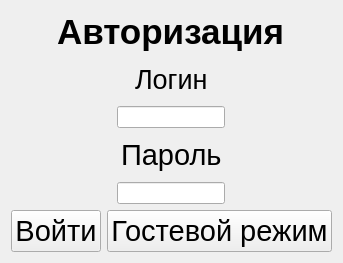
<?xml version="1.0" encoding="UTF-8"?>
<ui version="4.0">
 <class>Auth</class>
 <widget class="QWidget" name="Auth">
  <property name="geometry">
   <rect>
    <x>0</x>
    <y>0</y>
    <width>343</width>
    <height>263</height>
   </rect>
  </property>
  <property name="windowTitle">
   <string>Form</string>
  </property>
  <layout class="QVBoxLayout" name="verticalLayout_2">
   <item>
    <layout class="QVBoxLayout" name="verticalLayout">
     <item alignment="Qt::AlignmentFlag::AlignHCenter">
      <widget class="QLabel" name="label_3">
       <property name="font">
        <font>
         <pointsize>26</pointsize>
         <bold>true</bold>
        </font>
       </property>
       <property name="text">
        <string>Авторизация</string>
       </property>
      </widget>
     </item>
     <item alignment="Qt::AlignmentFlag::AlignHCenter">
      <widget class="QLabel" name="label">
       <property name="font">
        <font>
         <pointsize>20</pointsize>
        </font>
       </property>
       <property name="text">
        <string>Логин</string>
       </property>
      </widget>
     </item>
     <item alignment="Qt::AlignmentFlag::AlignHCenter">
      <widget class="QLineEdit" name="lineEdit_login"/>
     </item>
     <item alignment="Qt::AlignmentFlag::AlignHCenter">
      <widget class="QLabel" name="label_2">
       <property name="font">
        <font>
         <pointsize>22</pointsize>
        </font>
       </property>
       <property name="text">
        <string>Пароль</string>
       </property>
      </widget>
     </item>
     <item alignment="Qt::AlignmentFlag::AlignHCenter">
      <widget class="QLineEdit" name="lineEdit_password"/>
     </item>
     <item>
      <layout class="QHBoxLayout" name="horizontalLayout">
       <item alignment="Qt::AlignmentFlag::AlignHCenter">
        <widget class="QPushButton" name="pushButton_2">
         <property name="font">
          <font>
           <pointsize>22</pointsize>
          </font>
         </property>
         <property name="text">
          <string>Войти</string>
         </property>
        </widget>
       </item>
       <item alignment="Qt::AlignmentFlag::AlignHCenter">
        <widget class="QPushButton" name="pushButton">
         <property name="font">
          <font>
           <pointsize>22</pointsize>
          </font>
         </property>
         <property name="text">
          <string>Гостевой режим</string>
         </property>
        </widget>
       </item>
      </layout>
     </item>
    </layout>
   </item>
  </layout>
 </widget>
 <resources/>
 <connections/>
</ui>
